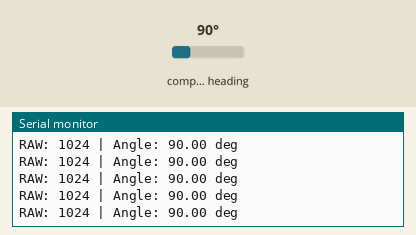
Simulated run of this program. Board: Raspberry Pi Pico. Parts: the last lines printed to the serial monitor. Wiring (inferred from the names in the program): AS5600 angle sensor at I2C address 0x36. The inputs (shaded band) are chosen by the test bench; at power-on: compass heading 90°.

Above: at 1.2 s.
1.3 s: compass heading set to 7°
At 1.33 s:
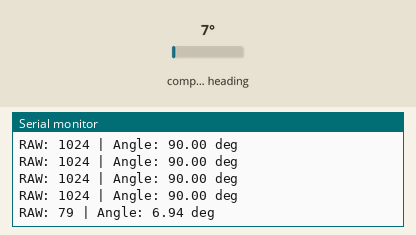
2.8 s: compass heading set to 180°
At 2.8 s:
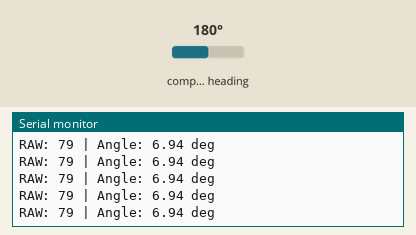
Timing chart, 0 to 5.8 s (numbered marks = the images above; inputs shaded):
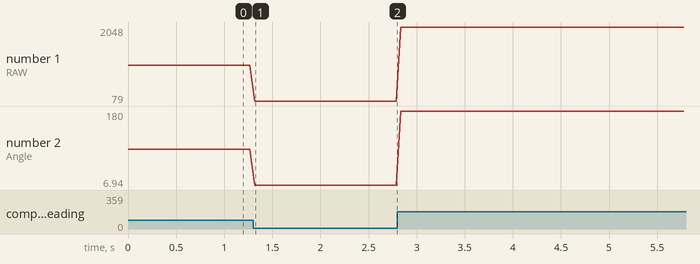

The program:

main.cpp
```cpp
#include <Wire.h>

#define AS5600_ADDR 0x36
#define RAW_ANGLE_REGISTER 0x0C

// --- Function to read 12-bit raw angle via I2C ---
uint16_t readRawAngle() {
  // Step 1: Request register address 0x0C from AS5600
  Wire.beginTransmission(AS5600_ADDR);
  Wire.write(RAW_ANGLE_REGISTER);
  Wire.endTransmission(false); // Send repeated start condition

  // Step 2: Request 2 bytes of data (High byte & Low byte)
  Wire.requestFrom((uint8_t)AS5600_ADDR, (uint8_t)2);

  if (Wire.available() == 2) {
    uint8_t highByte = Wire.read(); // Read upper 8 bits (Reg 0x0C)
    uint8_t lowByte = Wire.read();  // Read lower 8 bits (Reg 0x0D)

    // Step 3: Combine two 8-bit values into a single 16-bit integer
    return ((uint16_t)highByte << 8) | lowByte;
  }
  return 0; // Return 0 on communication failure
}

// --- Hardware Initialization ---
void setup() {
  Serial.begin(115200);
  Wire.begin(); // Default I2C pins for XIAO RP2040 (SDA=P6, SCL=P7)
}

// --- Main Execution Loop ---
void loop() {
  // Get raw value (0 - 4095)
  uint16_t raw = readRawAngle();

  // Convert raw 12-bit value to angle in degrees (0.0 - 360.0 deg)
  float degrees = raw * (360.0 / 4096.0);

  // Print results to Serial Monitor
  Serial.print("RAW: ");
  Serial.print(raw);
  Serial.print(" | Angle: ");
  Serial.print(degrees, 2);
  Serial.println(" deg");

  delay(50);
}
```

Measured:
- after the input at 1.3 s, the serial monitor: prints a new line at once (image 1)
- plotted number 1: 1024 → 79 after the input at 1.3 s, 79 → 2048 after the input at 2.8 s
- plotted number 2: 90 → 6.94 after the input at 1.3 s, 6.94 → 180 after the input at 2.8 s
